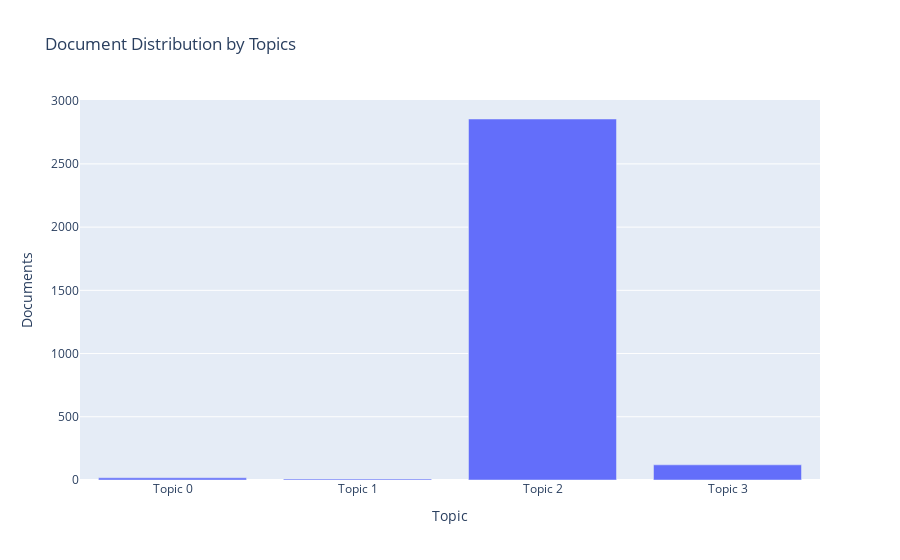

The notebook cell this image was saved under:
### Code cell
plot_model(lda, plot = 'topic_distribution')

### Figure 1 — Plotly figure (JSON) as saved in the notebook; plotly's stock layout.template omitted (floating-point values rounded to 4 significant figures)
{"data": [{"textposition": "auto", "hovertemplate": "Topic=%{x}<br>Documents=%{y}<br>Keyword=%{customdata[0]}", "showlegend": false, "legendgroup": "", "name": "", "yaxis": "y", "customdata": [["thank, would, tell, even, airline, gate, think, leave, send, early"], ["co, love, could, http, last, land, system, sure, arrive, voucher"], ["flight, usairway, southwestair, get, help, hour, americanair, time, go, delay"], ["service, call, customer, take, seat, say, know, ticket, way, issue"]], "y": [17, 8, 2855, 120], "hoverlabel": {"namelength": 0}, "offsetgroup": "", "xaxis": "x", "marker": {"color": "#636efa"}, "x": ["Topic 0", "Topic 1", "Topic 2", "Topic 3"], "alignmentgroup": "True", "type": "bar", "orientation": "v"}], "layout": {"yaxis": {"domain": [0, 1], "anchor": "x", "title": {"text": "Documents"}}, "title": {"text": "Document Distribution by Topics"}, "barmode": "relative", "xaxis": {"domain": [0, 1], "anchor": "y", "title": {"text": "Topic"}}, "legend": {"tracegroupgap": 0}}}
